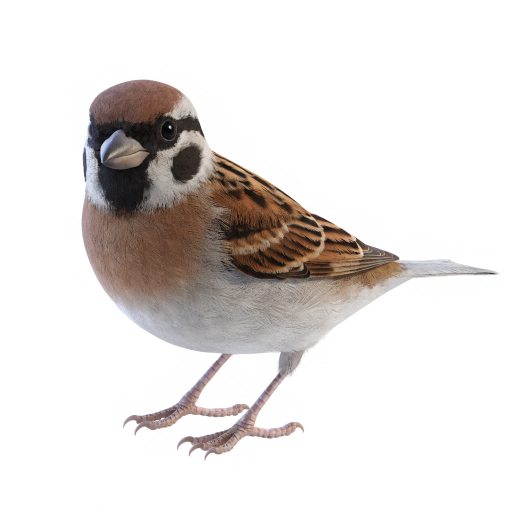
#> input picture tools/source_art/creature_bird.png, 1024 x 1024 px, given in place of crop_corn_stage1.png, which was not available (shown at 1/2 size)
$ python prepare_drawable_art.py
#> lines starting #> are read from the running program, lines starting #| are printed output that depends on the picture; after the words box and inside, x2 and y2 are one past the last pixel; in counts of white or black regions, pixels touching at a corner belong together; pictures that were not available may be replaced by others from this repository, and a replacement may not be noted
### tools/prepare_building_art.py
#!/usr/bin/env python3
"""Clean up the ground tiles and building pictures received in #40 and write them to raw_assets/.

The originals are in tools/source_art/ and are never changed. For each one this script:

  * gives it a real alpha channel where it has none. The two windmill pictures came as JPEGs
    with the grey-and-white "transparency" checkerboard painted into the pixels; the board is
    keyed out by its colour (flat grey of the board's two tones) and by being reachable from
    the edge of the picture, or lying in a pocket of board inside the picture;
  * strips the pale halo that background removal left round the ground tiles and the blades
    (white wisps along the edges, a few bluish specks) and drops stray specks that are not
    part of the picture (a blue dot in a corner of the soil tile);
  * brings it to the atlas' source scale, 720 px per tile, where that makes it smaller:
    the ground tiles and the greenhouse are resized so that their footprint is exactly one
    tile wide; the tiles are also stretched upright so that their top face is a 2:1 diamond,
    the shape of a tile in the game;
  * works out its anchor (the point that stands on the ground) and, for the buildings that
    would have to be enlarged to cover their footprint, the scale they are drawn at, and
    writes both into atlas_overrides.json for asset_packer.py.

The hut, the well and the five decorations of #74 (PROPS) came on white, 1024 x 1024, like the
crops: they are cut out of it first (prepare_drawable_art.cut_out), taking out only the plain
white, as the hut's plinth is a pale cream that the usual cut bit into.

Usage:
  python tools/prepare_building_art.py                 # writes raw_assets/ and the overrides
  python tools/prepare_building_art.py --preview out/  # also writes preview pictures

Requires Pillow and numpy.
"""

from __future__ import annotations

import argparse
import json
from pathlib import Path

import numpy as np
from PIL import Image

TOOLS = Path(__file__).resolve().parent
SOURCE = TOOLS / "source_art"
RAW = TOOLS / "raw_assets"
OVERRIDES = TOOLS / "atlas_overrides.json"

#: Source pixels per tile, the scale asset_packer.py is run with (--source-tile-width 720).
TILE = 720

ALPHA_MIN = 8


# --- Masks -------------------------------------------------------------------------------------

def dilate(mask: np.ndarray, times: int = 1) -> np.ndarray:
    out = mask.copy()
    for _ in range(times):
        grown = out.copy()
        grown[1:, :] |= out[:-1, :]
        grown[:-1, :] |= out[1:, :]
        grown[:, 1:] |= out[:, :-1]
        grown[:, :-1] |= out[:, 1:]
        out = grown
    return out


def reconstruct(seed: np.ndarray, mask: np.ndarray) -> np.ndarray:
    """Everything in [mask] connected to [seed] (4-connected)."""
    region = seed & mask
    while True:
        grown = dilate(region) & mask
        if (grown == region).all():
            return region
        region = grown


# [12 lines left out: function components, not called in this run]


def border(shape) -> np.ndarray:
    b = np.zeros(shape, bool)
    b[0, :] = b[-1, :] = b[:, 0] = b[:, -1] = True
    return b


# --- Cleaning ----------------------------------------------------------------------------------

# [85 lines left out: functions key_out_checkerboard, strip_halo, keep_main_part, not called in this run]


def crop(rgba: np.ndarray) -> np.ndarray:
    ys, xs = np.where(rgba[:, :, 3] > ALPHA_MIN)
    return rgba[ys.min():ys.max() + 1, xs.min():xs.max() + 1]


# [64 lines left out: functions resize, base_of, ground_centre_y, top_face_of, not called in this run]


# --- The pictures ------------------------------------------------------------------------------

def load(name: str) -> np.ndarray:
    return np.array(Image.open(SOURCE / name).convert("RGBA"))


# [190 lines left out: functions flatten_light, prepare_tile, flat_to_tile, bilinear, fit_plinth, not called in this run]


#: How high, as a share of the base's width, the foot of each picture may be stretched
#: ([fit_plinth]): up to where the stones meet the walls.
PLINTH_BAND = {"struct_cottage": 0.2, "struct_hut": 0.16}


# [42 lines left out: functions prepare_plinthed, prepare_building, not called in this run]


#: The pictures of #74, each (source, how it is sized):
#:   ("tiles", n)   a building over its footprint, n tiles across ([prepare_building]);
#:   ("w", share)   a decoration [share] of a tile wide; ("h", share) as tall: about the size it
#:                  was drawn in code, within its cell.
#: [band] is how much of the foot of the picture its base is looked for in ([base_of]): the well's
#: bucket hangs down to near the foot of the stones, so only the lowest part is taken there; the
#: bench's back legs end well above its front ones.
PROPS: dict[str, tuple[str, tuple, float]] = {
    "struct_hut": ("building_hut.png", ("tiles", 2), 0.35),
    "struct_well": ("building_well.png", ("w", 0.86), 0.12),
    "deco_rock": ("deco_rock.png", ("w", 0.46), 0.35),
    "deco_bench": ("deco_bench.png", ("w", 0.56), 0.45),
    "deco_lantern": ("deco_lantern.png", ("h", 0.44), 0.2),
    "deco_sprinkler": ("deco_sprinkler.png", ("h", 0.34), 0.2),
    "deco_weathervane": ("deco_weathervane.png", ("h", 0.8), 0.08),
    "deco_starter_crate": ("deco_starter_crate.png", ("w", 0.42), 0.2),
    "deco_bench_back": ("bench_back.png", ("w", 0.56), 0.45),
    "deco_rock_flat": ("rock_flat.png", ("w", 0.5), 0.35),
    "deco_rock_mossy": ("rock_mossy.png", ("w", 0.5), 0.35),
    "deco_rock_standing": ("rock_standing.png", ("h", 0.68), 0.1),
    "deco_rock_pebbles": ("rock_pebbles.png", ("w", 0.52), 0.3),
    "struct_bridge_taiko": ("bridge_taiko.png", ("w", 1.5), 0.3),
}


# [55 lines left out: functions cut_stone, cut_from_white, without_shut_in_white, prepare_prop, not called in this run]


#: How far short of the footprint's two ends the deck stops, in cells, together.
BRIDGE_MARGIN = 0.1

#: How much longer the bridge over a river two cells wide is: four cells to three, across the screen.
BRIDGE_LONG = 1.25

#: How much of the picture at each end, where the deck lies on the bank, keeps its shape.
BRIDGE_ENDS = 0.2

#: How much higher the middle of the long arch rises, as a share of the picture's height.
BRIDGE_RISE = 0.09


# [193 lines left out: functions lengthen_bridge, bridge_fit, nozzle_of, prepare_windmill, hub_of, polygon and 4 more, not called in this run]


#: How much of the daikon's root shows above the bed, from its shoulder down.
ROOT_SHOWN = 0.62


# [55 lines left out: functions prepare_daikon, prepare_all, not called in this run]


#: The things that came with no icon of their own: theirs is their picture.
ICONS_FROM_PICTURE = ("deco_rock_flat", "deco_rock_mossy", "deco_rock_standing", "deco_rock_pebbles", "struct_bridge_taiko")


# [40 lines left out: functions write, preview, main, not called in this run]


# [2 lines that do not run on import are left out]

### tools/prepare_drawable_art.py
#!/usr/bin/env python3
"""Prepare the crop, icon and ground pictures received in #57 and #58 (all opaque, 1024 x 1024, on white).

The originals are kept in tools/source_art/ under the names they came with and are never changed.
This script:

  * cuts each picture out of its white background: the white (and the pale grey of the soft
    shadows under the seedlings) that reaches the edge of the picture, plus large pockets of plain
    white enclosed by leaves; the pixels along the outline are un-mixed from the white, so that no
    pale fringe is left (cut_out);
  * crops: makes the stages of one crop agree in how many plants they show and how big they are
    (#57), and writes them to raw_assets/plant_<crop>_stage<N>.png at the atlas' source scale
    (720 px a tile), each as tall (or, for the wheat field, as wide) as STAGES says:
      - corn: stage 1 came as a sheet of 16 seedlings; three of them are set out in the triangle the
        three stalks of stage 3 stand in. Stage 2 came with two stalks; a third, the right-hand one
        mirrored, is stood in front of them in the same place;
      - eggplant: stage 1 came as four seedlings; the front one is kept, as stages 2 and 3 are one plant;
      - carrot: stage 2 (#74) is the leaves with a thin ring of the root showing at their foot
        (until #74, when none had come, stage 3's leaves cut off above the root).
        Stage 3 (#60) is the leaves with only the shoulder of the root showing, as a carrot
        stands in its bed; the whole root above the soil read as lying on the ground;
      - wheat: all three stages are a whole field filling the cell; they are laid out one tile wide
        and stood on the middle of the field (atlas_overrides.json) instead of on a stem;
      - tulip (#58): stages 1 and 2, and stage 3 in six colours: red is plant_tulip_stage3, the
        others plant_tulip_stage3_<colour> (TULIP_COLOURS), all at the same size;
      - mint (#62): three stages and a withered one, as they came; a low herb;
      - cosmos (#63): the same, a tall flower;
      - snowdrop (#64): the same, a low flower; stage 1 came with its white roots showing below the
        leaves, which are cut off, so that it stands on the foot of its leaves (snowdrop_stages);
      - watermelon (#65): the same; stages 2, 3 and withered are a low, wide mound of leaves with no
        stem to stand on (stage 3 with its fruit in front), sized by their width, not their height;
      - lavender (#67): the same, a round bushy clump;
      - shiitake (#68): a log lying on the ground, the same at every stage but for the mushrooms on
        it: each picture is sized by its log alone ("log"), so that the log is as long in all of
        them, and stood on the foot of the log (log_anchor);
      - poinsettia (#69): three stages and a withered one, as they came; a round bush;
      - hakusai (#87): the same; stage 2 came with its roots showing, which are cut off, so that it
        stands on the foot of its leaves (hakusai_stages), and stage 3 is tall, sized by its height;
      - nanohana (#87): the same; a wide flowering clump, sized by its width from stage 2 on;
      - cosmos stage 1 (#87): a young plant so pale and fine that it vanished on the soil; it is
        brought to the colour of stage 2's leaves and its strands are firmed up (deepened);
      - withered pictures (#58) came for every crop here but the tulip, which does not wither;
        each is as tall (or as wide) as WITHERED says;
  * icons: icon_<crop>.png, cut out and brought to ICON_SIZE, to res/drawable-nodpi for the bag:
    one for each crop here, and for the crops whose plants are made elsewhere (ICON_ONLY, #72);
    and icon_<item>.png for the buildings, decorations and ground of #74 (ITEM_ICONS), cut from
    the same pictures as their sprites, the ground as the slab it came as;
  * the ground of #74 (GROUND_TEXTURES): the top face of each slab (tile_<name>_iso.png) seen from straight
    above, its large light and shade evened out, made to tile, to res/drawable-nodpi/<objectId>.png,
    which the garden lays over a cell, one copy to a cell (ground_texture);
  * the lawn: the top face of tile_grass_iso.png unprojected into a flat square, for
    prepare_building_art.py to make tile_grass from (flat_lawn);
  * prints where the top face lies in each ground picture (GroundSlab's values).

Usage:
  python tools/prepare_drawable_art.py                 # writes raw_assets/ and the icons
  python tools/prepare_drawable_art.py --preview out/  # also writes preview pictures
Then run prepare_building_art.py (the lawn) and asset_packer.py (see docs/ASSETS.md).

Requires Pillow and numpy.
"""

from __future__ import annotations

import argparse
import json
from pathlib import Path

import numpy as np
from PIL import Image

from prepare_building_art import (
    ALPHA_MIN, OVERRIDES, RAW, SOURCE, TILE, border, components, crop, dilate,
    keep_main_part, reconstruct, resize, top_face_of,
)

ROOT = SOURCE.parent.parent
ICONS = ROOT / "app" / "src" / "main" / "res" / "drawable-nodpi"
GROUND = ROOT / "app" / "src" / "main" / "res" / "drawable"

#: Pixels a side of an icon in the bag: about three times its size on a phone.
ICON_SIZE = 256

#: Each stage's size in tiles: its height, ("w", width) for a field laid over the whole cell, or
#: ("log", width) for the shiitake's log, whose length alone is set (log_width).
STAGES: dict[str, list] = {
    "corn": [0.36, 0.7, 0.9],
    "eggplant": [0.3, 0.58, 0.78],
    "carrot": [0.38, 0.48, 0.62],
    "wheat": [("w", 0.92), ("w", 0.92), ("w", 0.92)],
    "tomato": [0.34, 0.74, 0.86],
    "strawberry": [0.3, 0.48, 0.58],
    "tulip": [0.3, 0.48, 0.62],
    "sunflower": [0.32, 0.7, 0.88],
    "mint": [0.32, 0.42, 0.62],
    "cosmos": [0.3, 0.64, 0.85],
    "snowdrop": [0.3, 0.48, 0.62],
    "watermelon": [0.3, ("w", 0.7), ("w", 0.85)],
    "lavender": [0.26, 0.42, 0.56],
    "shiitake": [("log", 0.5), ("log", 0.5), ("log", 0.5)],
    "poinsettia": [0.3, 0.55, 0.7],
    "hakusai": [0.3, 0.46, 0.8],
    "nanohana": [0.3, ("w", 0.55), ("w", 0.72)],
}

#: How a crop's pictures (stages, withered and icon) are cut out, where the defaults do not do:
#: the cosmos' leaves (#63) are hair-fine, and the white showing through them left them in a pale
#: haze; it is taken out of the whole picture, not only its outline (cut_out's [throughout]).
#: The snowdrop's flowers (#64) are white, and the white is taken out more gently round them.
#: The lavender (#67) is as fine as the cosmos. The shiitake's withered log (#68) has pale grey
#: bark, the top of which the usual cut took for background, as with the snowdrop's flowers.
CUT: dict[str, dict] = {
    "cosmos": {"throughout": True, "solid": 100.0},
    "snowdrop": {"white_parts": 0.8},
    "lavender": {"throughout": True, "solid": 100.0},
    "shiitake": {"white_parts": 0.8},
    "hakusai": {"white_parts": 1.0},
    "nanohana": {"throughout": True, "solid": 100.0},
}

#: The same for an icon, where it is cut out differently from its plant: the lavender's bunch is
#: tied with pale twine, which the white was taken out of (#67). The daikon's root is white, and
#: the usual cut bit its shaded side away (#72). The eggplants (#73) lay on a grey shadow that was
#: left under them, and the watermelon's pale, lit side was bitten into, leaving white flecks.
ICON_CUT: dict[str, dict] = {
    "lavender": {"white_parts": 1.0},
    "daikon": {"white_parts": 1.0},
    "eggplant": {"shadow": 0.7},
    "watermelon": {"white_parts": 1.0},
    "nanohana": {"white_parts": 1.0},
}

#: Crops whose icon is made here though their plants are not (#72): the rose, paprika and daikon
#: are still the #39 pictures, packed from raw_assets as they are.
ICON_ONLY = {"rose", "paprika", "daikon"}

#: Pictures whose leaves are brought up to the brightness of the rest of their crop, by this gain
#: (every channel alike, so their colour stays as it is; yellow flowers are left alone). The
#: watermelon's stage 2 (#66) came with leaves of a near-black grey-green that read as burnt on the
#: bed: their median brightness was 51 against stage 3's 66.
LEAF_GAIN: dict[str, float] = {
    "plant_watermelon_stage2": 1.3,
}

#: How [deepened] takes a picture: contrast about its middle colour, and the power its alpha is
#: raised to (below 1, half see-through strands come up).
DEEPEN_CONTRAST = 1.25
DEEPEN_FIRMNESS = 0.6

#: How much of the foot of the hakusai's stage 2 is its roots: thin hairs that fan out no wider
#: than the stalks, so that [without_roots] does not see them.
HAKUSAI_ROOTS = 0.04

#: The tulip's flowers (#58): red is its plain stage 3, the others are variants of it.
TULIP_COLOURS = ["pink", "yellow", "white", "purple", "blue"]

#: Anchors set by hand, where the foot of the picture is not the stem (asset_packer's stem_base
#: would stand it on the tip of a hanging leaf): the tomato's main stem, behind its lower leaves.
#: The sunflower's first stage (#58) is three seedlings: it stands on their middle, not the left one's stem.
#: The eggplant (#60) is a bush with its fruit hanging below the leaves and no stem to be seen:
#: stood on the foot of its picture it hovered over its bed. It stands where the bush meets the
#: ground, the fruit hanging down in front; the withered one on its bare stem.
ANCHORS = {
    "plant_tomato_stage3": {"anchorX": 0.47, "anchorY": 0.97, "isFlippedAllowed": True},
    "plant_sunflower_stage1": {"anchorX": 0.5, "anchorY": 1.0, "isFlippedAllowed": True},
    "plant_eggplant_stage2": {"anchorX": 0.5, "anchorY": 0.85, "isFlippedAllowed": True},
    "plant_eggplant_stage3": {"anchorX": 0.48, "anchorY": 0.78, "isFlippedAllowed": True},
    "plant_eggplant_withered": {"anchorX": 0.5, "anchorY": 0.83, "isFlippedAllowed": True},
}

#: How much of the carrot's root shows above its bed at stage 3 (#60), as a share of the root,
#: at the front of the root (where the soil line is lowest).
CARROT_SHOULDER = 0.22

#: Where the root goes into the bed (device feedback, after #75): not a level cut but the near half
#: of the ring where round root meets flat earth, so the line dips at the front by this share of the
#: root's half-width, and wanders a little ([CARROT_SOIL_WANDER] px) as crumbled earth does. Just
#: above it the root is stained with the earth ([CARROT_EARTH], over [CARROT_EARTH_ROWS] rows).
CARROT_SOIL_DIP = 0.35
CARROT_SOIL_WANDER = 3.0
CARROT_EARTH = (78, 56, 40)
CARROT_EARTH_ROWS = 14

#: Each withered picture's size in tiles, as in STAGES (#58: drawn ones replaced those made by
#: browning the last stage in #57, and the tomato's and strawberry's from #39).
WITHERED: dict[str, object] = {
    "corn": 0.8,
    "eggplant": 0.7,
    "carrot": 0.42,
    "wheat": ("w", 0.92),
    "tomato": 0.75,
    "strawberry": 0.48,
    "sunflower": 0.72,
    "mint": 0.62,
    "cosmos": 0.85,
    "snowdrop": 0.62,
    "watermelon": ("w", 0.85),
    "lavender": 0.56,
    "shiitake": ("log", 0.5),
    "poinsettia": 0.7,
    "hakusai": 0.7,
    "nanohana": ("w", 0.72),
}


# --- Cutting out -------------------------------------------------------------------------------

#: How grey a shadow is (cut_out's [shadow]): its channels at most this far apart, none below the
#: darkest, so that the dark, purplish shading of a fruit that meets it is not taken as shadow.
SHADOW_TOL = 7
SHADOW_DARKEST = 40


def erode(mask: np.ndarray, times: int) -> np.ndarray:
    return ~dilate(~mask, times)


def cut_out(rgb: np.ndarray, light: int = 190, tol: int = 30, pocket: int = 3, edge: int = 2,
            solid: float = 70.0, throughout: bool = False, white_parts: float = 0.0,
            shadow: float = 0.0) -> np.ndarray:
    """[rgb] (opaque, on white) with the white made transparent; RGBA.

    [edge]: how deep (pixels) the outline is un-mixed from the white. Two is enough for leaves with
    a clean outline; hair-thin foliage (the cosmos, #63) is mixed with the white much further in.
    [solid]: how far from white (its darkest channel) a pixel of the outline must be to be opaque.
    [throughout]: un-mix the whole picture, not only its outline: for foliage so fine that the white
    shows through it everywhere (the cosmos' leaves). Its petals (pink, and a little round them) are
    left solid, so that their pale parts do not turn see-through.
    [white_parts]: part of the picture is white or nearly (the snowdrop's flowers, #64; the twine
    round the lavender's bunch, #67): round it, only the plain white of the background goes, not
    the pale grey of its shading, which the usual test took for background and bit out of it. The
    share of the picture, from the top, where this is done: 0.8 leaves out the foot of a plant,
    where the pale grey is its shadow on the ground; 1.0 is the whole of an icon, which has none;
    0 is not at all.
    [shadow]: the share of the picture, from the top, below which a grey shadow cast on the ground
    goes too, however dark: grey (its channels within [SHADOW_TOL] of one another) and reached
    from the background (the eggplants' shadow under the icon, #73). 0 is not at all.
    """
#> called with light = 140, tol = 22, pocket = 3, edge = 2, solid = 70, throughout = False, white_parts = 0, shadow = 0
    v = rgb.astype(int)
    mx, mn = v.max(axis=2), v.min(axis=2)
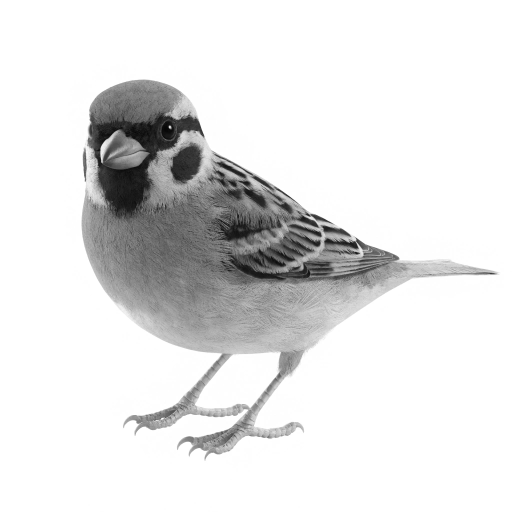
#> mx: shape (1024, 1024) int64 (shown at 1/2 size); min 3, max 255, mean 227.2
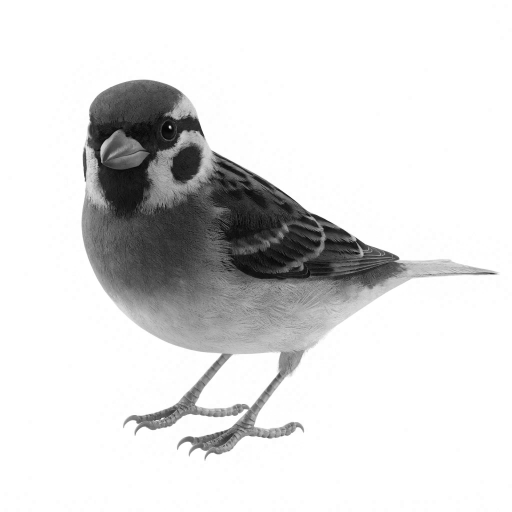
#> mn: shape (1024, 1024) int64 (shown at 1/2 size); min 0, max 255, mean 220.7
    pale = (mn >= light) & ((mx - mn) <= tol)
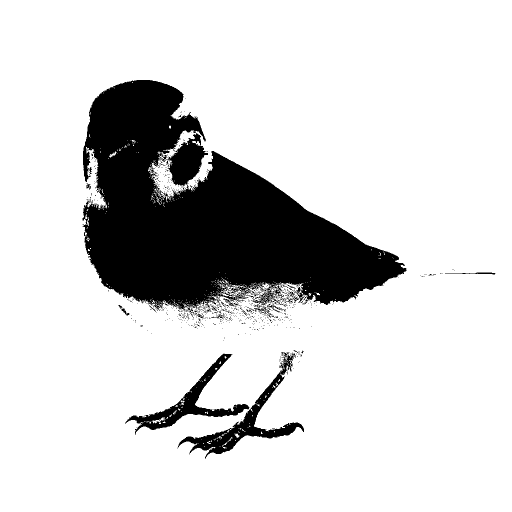
#> pale: shape (1024, 1024) bool (shown at 1/2 size); 83.3% white; 710 black regions (680 under 20 px), largest, box (x1, y1, x2, y2) and area: (165, 160, 813, 624) 156917, (355, 704, 608, 918) 8169, (250, 707, 499, 870) 7012
    background = reconstruct(border(pale.shape) & pale, pale)
#> (the rest of the program and of its run is left out)
